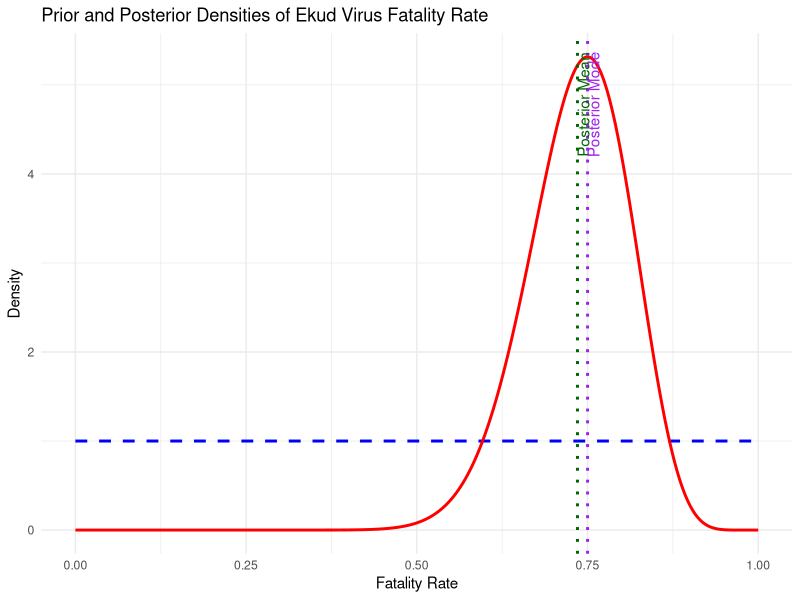
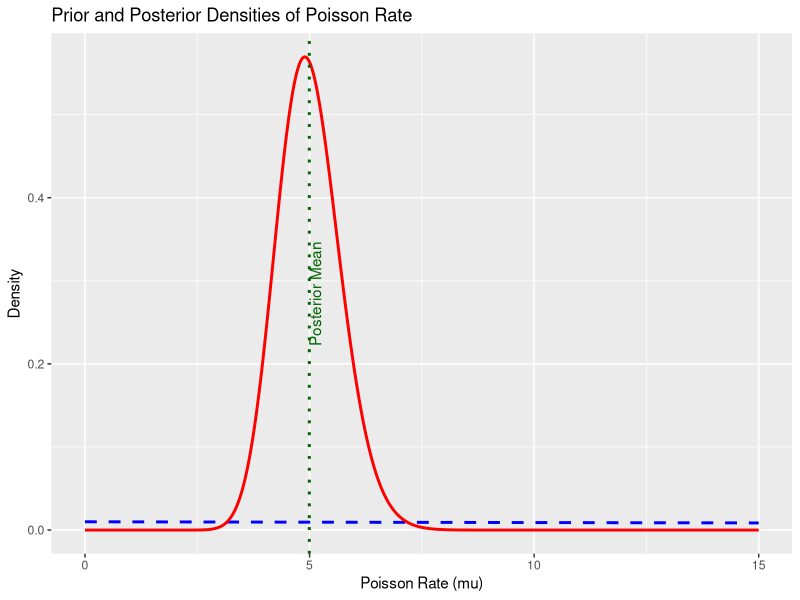
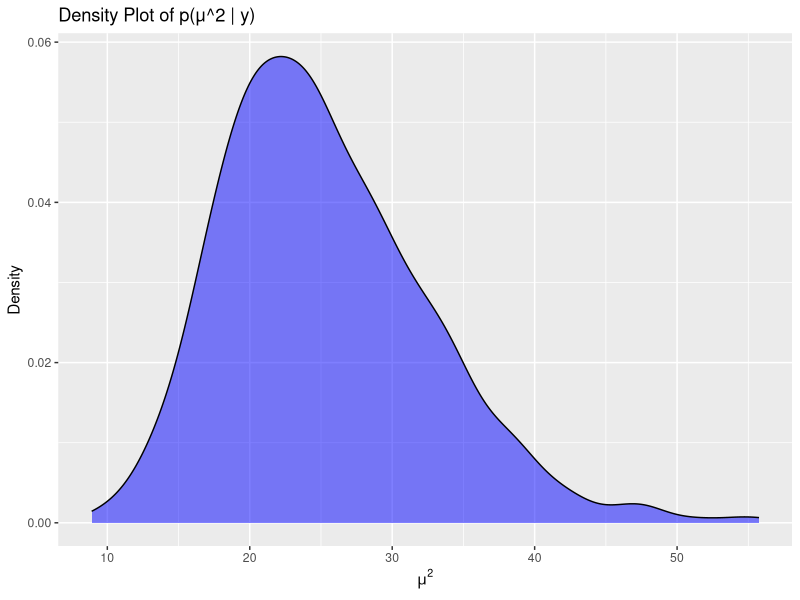
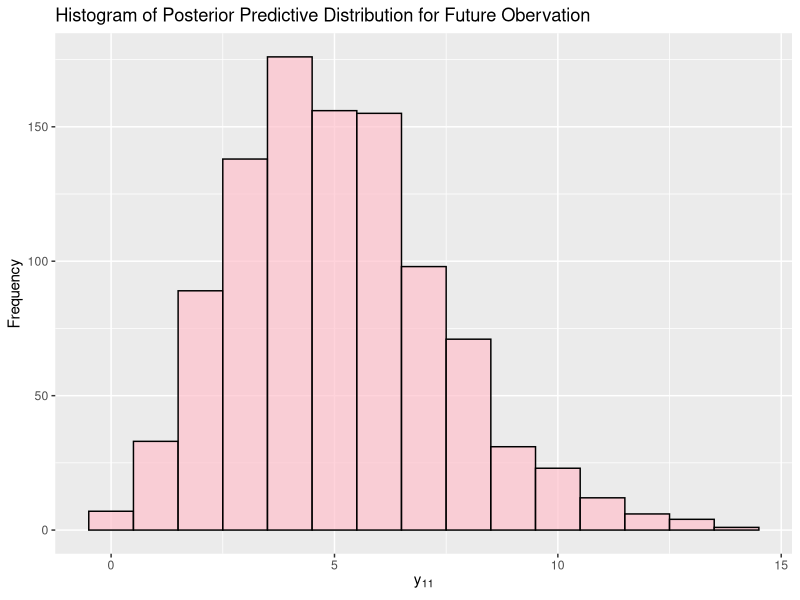

Reproduce these figures in R, in order.
## ---- chunk 1

# Load necessary library
library(ggplot2)

# Define the prior and posterior distributions
alpha_prior <- 1
beta_prior <- 1
alpha_posterior <- 25
beta_posterior <- 9

# Create a sequence of p values
p <- seq(0, 1, length.out = 1000)

# Calculate densities
prior_density <- dbeta(p, alpha_prior, beta_prior)
posterior_density <- dbeta(p, alpha_posterior, beta_posterior)

# Create a data frame for plotting
data <- data.frame(p, prior_density, posterior_density)

# Calculate posterior mean and mode
posterior_mean <- alpha_posterior / (alpha_posterior + beta_posterior)
posterior_mode <- (alpha_posterior - 1) / (alpha_posterior + beta_posterior - 2)

# Create the plot
ggplot(data, aes(x = p)) +
  geom_line(aes(y = prior_density), color = "blue", linetype = "dashed", size = 1) +
  geom_line(aes(y = posterior_density), color = "red", size = 1) +
  geom_vline(xintercept = posterior_mean, color = "darkgreen", linetype = "dotted", size = 1) +
  geom_vline(xintercept = posterior_mode, color = "purple", linetype = "dotted", size = 1) +
  labs(title = "Prior and Posterior Densities of Ekud Virus Fatality Rate",
       x = "Fatality Rate",
       y = "Density") +
  scale_y_continuous(limits = c(0, max(c(prior_density, posterior_density)))) +
  annotate("text", x = posterior_mean, y = max(posterior_density) * 0.9, label = "Posterior Mean", color = "darkgreen", angle = 90, vjust = 1) +
  annotate("text", x = posterior_mode, y = max(posterior_density) * 0.9, label = "Posterior Mode", color = "purple", angle = 90, vjust = 1) +
  theme_minimal()

## ---- chunk 2

# Calculate the 2.5th and 97.5th percentiles
lower_bound <- qbeta(0.025, alpha_posterior, beta_posterior)
upper_bound <- qbeta(0.975, alpha_posterior, beta_posterior)

# Print the results
cat("The central 95% interval of the posterior is [", lower_bound, ", ", upper_bound, "]\n")

## ---- chunk 3
# Calculate the probability P(theta <= 0.52)
p_theta_le_0_52 <- pbeta(0.52, alpha_posterior, beta_posterior)

# Print the result
cat("P(theta <= 0.52 | y) =", p_theta_le_0_52, "\n")

## ---- chunk 4


# Define the parameters for the prior and posterior distributions
alpha_prior <- 1
beta_prior <- 1 / 100  # scaling with the variance
alpha_posterior <- 49 + 1
beta_posterior <- 10 + 1 / 100  # scaling with the variance

# Create a sequence of mu values
mu <- seq(0, 15, length.out = 1000)

# Calculate densities
prior_density <- dgamma(mu, shape = alpha_prior, rate = beta_prior)
posterior_density <- dgamma(mu, shape = alpha_posterior, rate = beta_posterior)

# Create a data frame for plotting
data <- data.frame(mu, prior_density, posterior_density)

# Calculate posterior mean
posterior_mean <- alpha_posterior / beta_posterior

# Create the plot
ggplot(data, aes(x = mu)) +
  geom_line(aes(y = prior_density), color = "blue", linetype = "dashed", size = 1) +
  geom_line(aes(y = posterior_density), color = "red", size = 1) +
  geom_vline(xintercept = posterior_mean, color = "darkgreen", linetype = "dotted", size = 1) +
  labs(title = "Prior and Posterior Densities of Poisson Rate",
       x = "Poisson Rate (mu)",
       y = "Density") +
  scale_y_continuous(limits = c(0, max(c(prior_density, posterior_density)))) +
  annotate("text", x = posterior_mean , y = max(posterior_density) * 0.5, label = "Posterior Mean", color = "darkgreen", angle = 90, vjust = 1) 

## ---- chunk 5

# Calculate the 2.5th and 97.5th percentiles, code in lecture
lower_bound <- qgamma(0.025, shape = alpha_posterior, rate = beta_posterior)
upper_bound <- qgamma(0.975, shape = alpha_posterior, rate = beta_posterior)

# Print the results
cat("The central 95% interval of the posterior is [", lower_bound, ", ", upper_bound, "]\n")

## ---- chunk 6

# Calculate the cumulative probabilities
prob_4 <- pgamma(4, shape = alpha_posterior, rate = beta_posterior)
prob_5 <- pgamma(5, shape = alpha_posterior, rate = beta_posterior)

# Calculate P(4 <= lambda <= 5 | y)
prob_4_to_5 <- prob_5 - prob_4

# Print the result
cat("P(4 <= lambda <= 5 | y) =", prob_4_to_5, "\n")

#seems low, check me later

## ---- chunk 7
#1

# Generate 1000 samples from the posterior distribution
samples <- rgamma(1000, shape = alpha_posterior, rate = beta_posterior)

# Estimate the posterior mean
posterior_mean_estimate <- mean(samples)

# Print the result
cat("Estimated posterior mean E(mu | y) =", posterior_mean_estimate, "\n")

#2

# Calculate the proportion of samples within the interval [4, 5]
prob_4_to_5 <- mean(samples >= 4 & samples <= 5)

# Print the result
cat("P(4 <= mu <= 5 | y) =", prob_4_to_5, "\n")

#3

# Calculate the squared values of the samples
samples_squared <- samples^2

# Create a density plot
ggplot(data.frame(samples_squared), aes(x = samples_squared)) +
  geom_density(fill = "blue", alpha = 0.5) +
  labs(title = "Density Plot of p(μ^2 | y)",
       x = expression(mu^2),
       y = "Density")+
  scale_x_continuous(breaks = seq(0, max(samples_squared), by = 10))

#4
# Estimate the posterior mean of mu^2
posterior_mean_mu_squared <- mean(samples_squared)

# Print the result
cat("Estimated posterior mean E(mu^2 | y) =", posterior_mean_mu_squared, "\n")

#5

# Calculate the proportion of samples where mu^2 > 20
prob_mu_squared_greater_20 <- mean(samples_squared > 20)

# Print the result
cat("P(mu^2 > 20 | y) =", prob_mu_squared_greater_20, "\n")

#6
# Generate 1000 predictive samples for y_11 from a Poisson distribution with rate parameter sampled from the posterior
predictive_samples <- rpois(1000, lambda = samples)

ggplot(data.frame(predictive_samples), aes(x = predictive_samples)) +
  geom_histogram(binwidth = 1, fill = "pink", color = "black", alpha = 0.7) +
  labs(title = "Histogram of Posterior Predictive Distribution for Future Obervation",
       x = expression(y[11]),
       y = "Frequency") 

